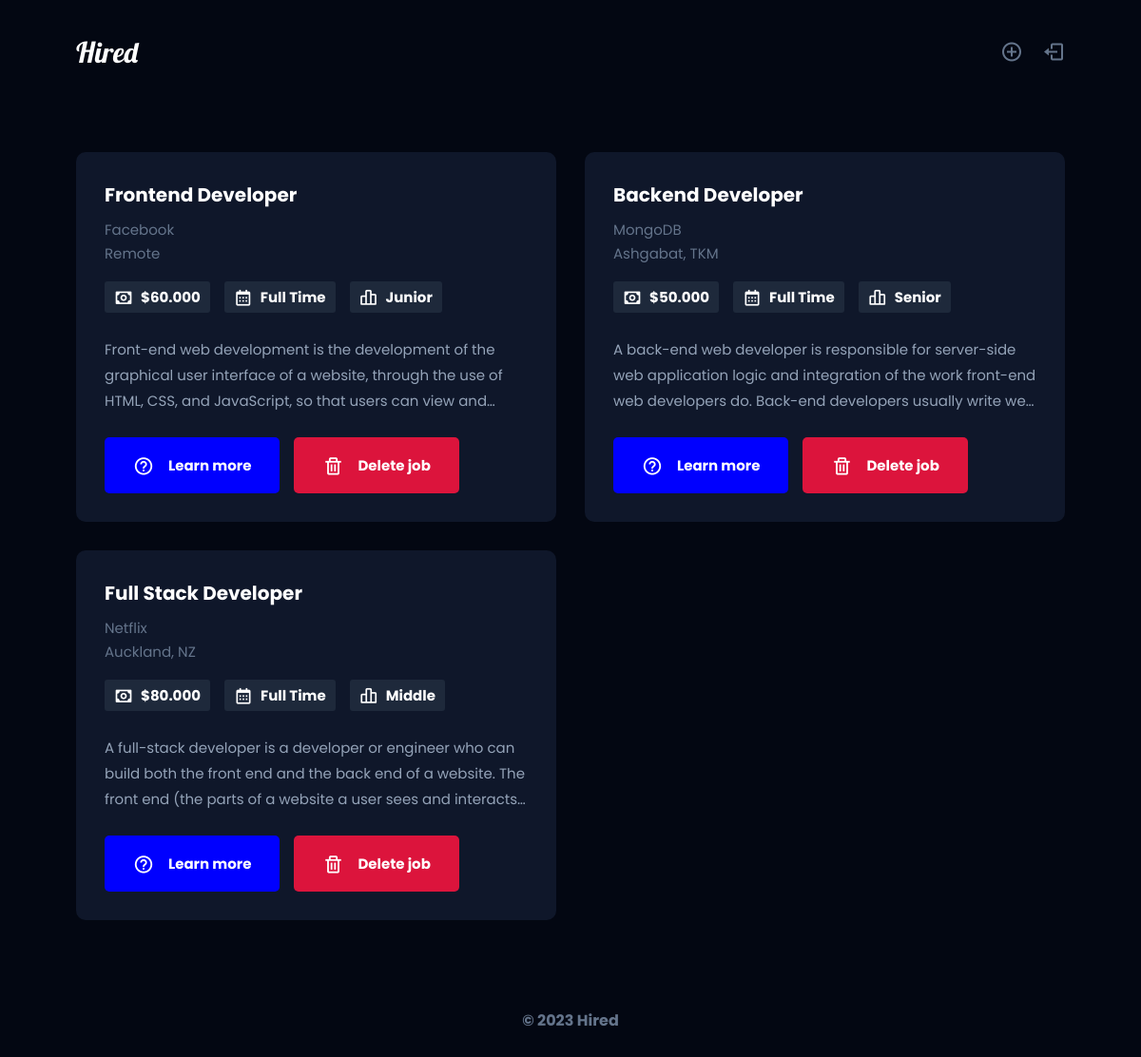
The page /app/pages/homepage.php on the database its author committed.
### tables this page shows
CREATE TABLE `jobs` (
  `id` int(11) NOT NULL,
  `title` varchar(255) NOT NULL,
  `company` varchar(255) NOT NULL,
  `location` varchar(255) NOT NULL,
  `salary` varchar(255) NOT NULL,
  `type` varchar(255) NOT NULL,
  `level` varchar(255) NOT NULL,
  `description` varchar(2000) NOT NULL
);

### app/pages/homepage.php (the view, shortened to what this page needs)
<?php
    include("../connect.php");
    $sql = "SELECT * FROM `jobs`";
    $query = mysqli_query($connect, $sql);
    $jobs = mysqli_fetch_all($query, MYSQLI_ASSOC);
?>
<!DOCTYPE html>
<html lang="en">
<?php
    include("../components/head.php");
?>
<body style="background-color: #030712;">
    <?php include("../components/navbar.php") ?>
    <section id="homepage">
        <div class="jobs-grid">
            <?php foreach($jobs as $job) { ?>
                <div class="job">
                    <p class="title"><?php echo $job["title"] ?></p>
                    <p class="company"><?php echo $job["company"] ?></p>
                    <p class="location" style="margin-top: 2px;"><?php echo $job["location"] ?></p>
                    <div class="j-icons">
                        <div>
                            <i class='bx bx-money'></i>
                            <p>$<?php echo $job["salary"] ?></p>
                        </div>
                        <div>
                            <i class='bx bx-calendar'></i>
                            <p><?php echo $job["type"] ?></p>
                        </div>
                        <div>
                            <i class='bx bx-bar-chart-alt-2'></i>
                            <p><?php echo $job["level"] ?></p>
                        </div>
                    </div>
                    <p class="description"><?php echo $job["description"] ?></p>
                    <form action="homepage.php" method="GET">
                        <a href="./job.php?id=<?php echo $job["id"] ?>" class="more">
                            <i class='bx bx-help-circle'></i>
                            <span>Learn more</span>
                        </a>
                        <button name="delete">
                            <i class='bx bx-trash'></i>
                            <span>Delete job</span>
                        </button>
                    </form>
                </div>
            <?php } ?>
        </div>
    </section>
    <?php include("../components/footer.php") ?>
</body>
</html>

### app/components/head.php (shortened to what this page needs)
<head>
    <link rel="stylesheet" href="./styles/style.css">
    <link rel="stylesheet" href="../styles/navbar.css">
    <link rel="stylesheet" href="../styles/homepage.css">
    <link rel="stylesheet" href="../styles//footer.css">
    <link rel="stylesheet" href="../styles/job.css">
    <link rel="stylesheet" href="../styles/add.css">
    <link href='https://unpkg.com/boxicons@2.1.4/css/boxicons.min.css' rel='stylesheet'>
</head>

### app/components/navbar.php
<nav>
    <a href="../pages/homepage.php" class="logo">Hired</a>
    <div>
        <a href="../pages/add.php" class="logout"><i class='bx bx-plus-circle'></i></a>
        <a href="../index.php" class="logout"><i class='bx bx-log-out'></i></a>
    </div>
</nav>

### app/components/footer.php
<footer>
    <p>© 2023 Hired</p>
</footer>

### app/styles/style.css (style rules this page uses)
* { margin: 0; padding: 0; text-decoration: none; list-style: none; box-sizing: border-box; font-family: "Poppins", sans-serif; }

### app/styles/navbar.css (style rules this page uses)
nav { display: flex; align-items: center; justify-content: space-between; height: 110px; padding: 0px 115px; }
.logo { font-family: 'Lobster', sans-serif; color: white; font-size: 30px; }
.logout { color: #64748b; display: flex; font-size: 24px; transition: 0.3s; }
nav div { display: flex; align-items: center; gap: 20px; }
@media (max-width: 1200px) { nav { padding: 0px 80px; } }

### app/styles/homepage.css (style rules this page uses)
* { margin: 0; padding: 0; text-decoration: none; list-style: none; box-sizing: border-box; font-family: "Poppins", sans-serif; }
#homepage { color: white; display: flex; justify-content: center; padding: 50px 115px; }
.jobs-grid { display: grid; align-self: flex-start; grid-template-columns: repeat(2, 1fr); grid-gap: 30px; width: 1050px; }
.job { background-color: #0f172a; padding: 30px; font-size: 15px; border-radius: 10px; }
.title { overflow: hidden; text-overflow: ellipsis; display: -webkit-box; -webkit-line-clamp: 1; -webkit-box-orient: vertical; font-weight: 700; margin-bottom: 10px; font-size: 20px; }
.company, .location { color: #64748b; }
.j-icons { display: flex; align-items: center; gap: 15px; margin-top: 18px; font-weight: 700; }
.j-icons div { background-color: #1e293b; display: flex; align-items: center; gap: 8px; padding: 5px 10px; border-radius: 3px; }
.j-icons div i { font-size: 20px; }
.description { color: #94a3b8; overflow: hidden; text-overflow: ellipsis; display: -webkit-box; -webkit-line-clamp: 3; -webkit-box-orient: vertical; margin: 25px 0px; line-height: 1.8em; }
.more { background-color: blue; color: white; display: flex; align-items: center; width: fit-content; gap: 15px; border-radius: 5px; padding: 18px 30px; font-weight: 700; transition: 0.3s; }
.more i { font-size: 22px; }
.job form { display: flex; align-items: center; gap: 15px; }
.job form button { background-color: crimson; color: white; display: flex; align-items: center; width: fit-content; border: none; outline: none; cursor: pointer; gap: 15px; border-radius: 5px; padding: 18px 30px; font-size: 15px; font-weight: 700; transition: 0.3s; }
.job form button i { font-size: 22px; }
@media (max-width: 1200px) { #homepage { padding: 50px 80px; } }

### app/styles/footer.css (style rules this page uses)
footer { color: #64748b; display: flex; align-items: center; justify-content: center; height: 110px; font-weight: 700; }
@media (max-width: 1200px) { footer { padding: 0px 80px; } }

### app/styles/job.css (style rules this page uses)
* { margin: 0; padding: 0; text-decoration: none; list-style: none; box-sizing: border-box; font-family: "Poppins", sans-serif; }

### app/styles/add.css (style rules this page uses)
* { margin: 0; padding: 0; text-decoration: none; list-style: none; box-sizing: border-box; font-family: "Poppins", sans-serif; }

### rows shown on the page
jobs: title "Frontend Developer", company "Facebook", location "Remote", salary "60.000", type "Full Time", level "Junior", description "Front-end web development is the development of the graphical user interface of a website, through the use of HTML, CSS, and JavaScript, so that users can view…"
jobs: title "Backend Developer", company "MongoDB", location "Ashgabat, TKM", salary "50.000", type "Full Time", level "Senior", description "A back-end web developer is responsible for server-side web application logic and integration of the work front-end web developers do. Back-end developers usually write…"
jobs: title "Full Stack Developer", company "Netflix", location "Auckland, NZ", salary "80.000", type "Full Time", level "Middle", description "A full-stack developer is a developer or engineer who can build both the front end and the back end of a website. The front end (the parts of a website a user sees and…"
